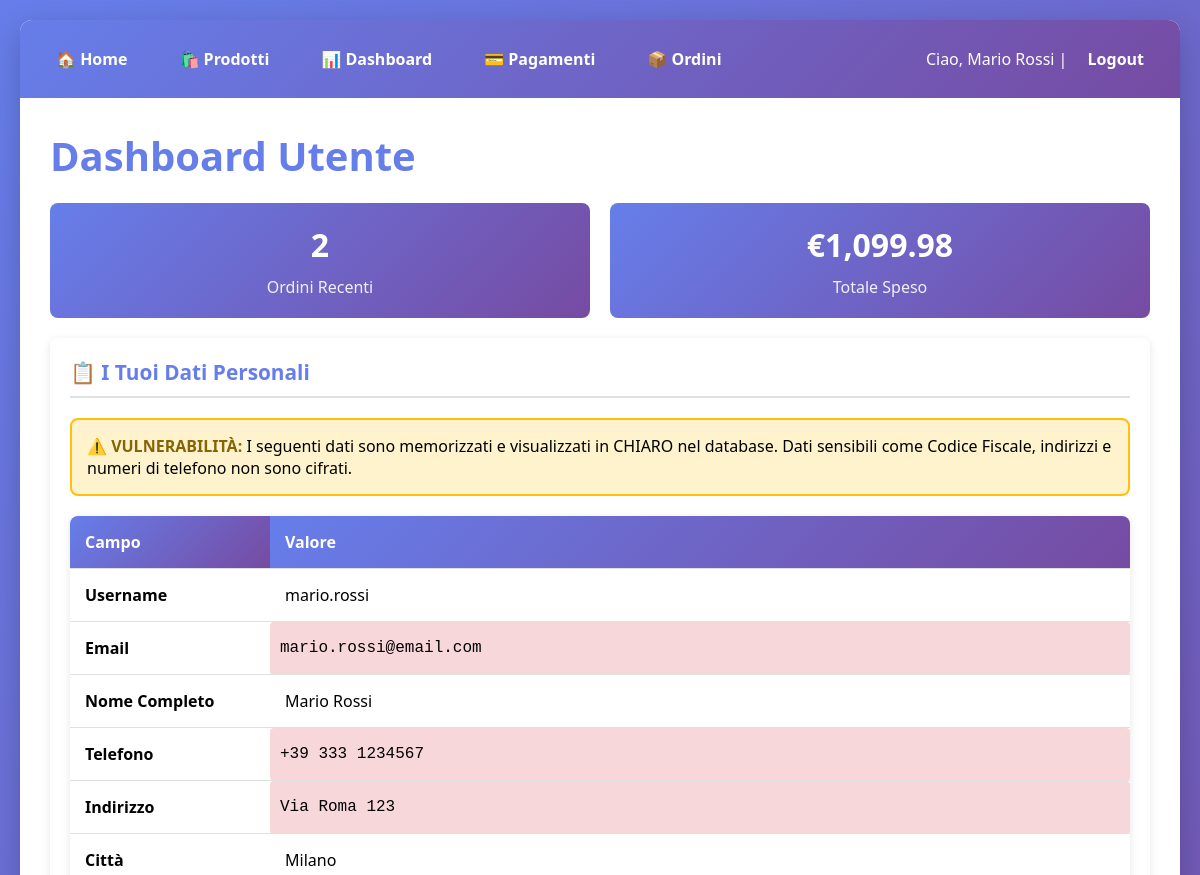
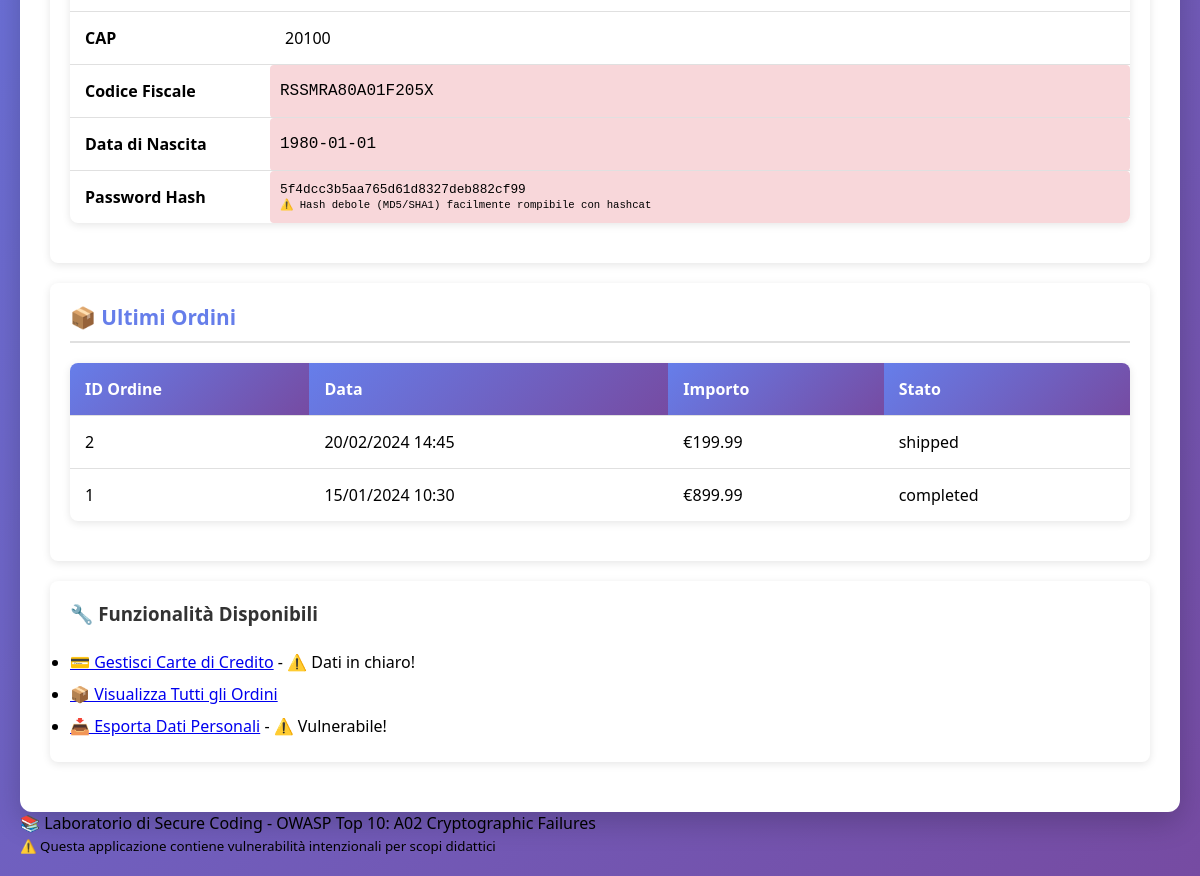
/dashboard.php (signed in), run on the app's committed database (2 pictures, top to bottom).
### tables this page shows
CREATE TABLE users (
    id INT AUTO_INCREMENT PRIMARY KEY,
    username VARCHAR(50) UNIQUE NOT NULL,
    password_hash VARCHAR(255) NOT NULL,
    email VARCHAR(100) NOT NULL,
    full_name VARCHAR(100) NOT NULL,
    phone VARCHAR(20),
    address TEXT,
    city VARCHAR(50),
    postal_code VARCHAR(10),
    tax_code VARCHAR(16),   
    date_of_birth DATE,
    registration_date DATETIME DEFAULT CURRENT_TIMESTAMP
);

CREATE TABLE orders (
    id INT AUTO_INCREMENT PRIMARY KEY,
    user_id INT NOT NULL,
    order_date DATETIME DEFAULT CURRENT_TIMESTAMP,
    total_amount DECIMAL(10, 2) NOT NULL,
    status VARCHAR(20) DEFAULT 'pending',
    shipping_address TEXT,
    payment_method VARCHAR(50),
    FOREIGN KEY (user_id) REFERENCES users(id) ON DELETE CASCADE
);

### dashboard.php (the view, shortened to what this page needs)
<?php
require_once 'db_connect.php';
$user_id = $_SESSION['user_id'];
$stmt = $conn->prepare("SELECT * FROM users WHERE id = ?");
$stmt->bind_param("i", $user_id);
$stmt->execute();
$user = $stmt->get_result()->fetch_assoc();
$stmt = $conn->prepare("SELECT * FROM orders WHERE user_id = ? ORDER BY order_date DESC LIMIT 5");
$stmt->bind_param("i", $user_id);
$stmt->execute();
$orders = $stmt->get_result();
require_once 'header.php';
?>
<div class="nav">
    <div class="nav-links">
        <a href="index.php">🏠 Home</a>
        <a href="products.php">🛍️ Prodotti</a>
        <a href="dashboard.php">📊 Dashboard</a>
        <a href="payment.php">💳 Pagamenti</a>
        <a href="view_orders.php">📦 Ordini</a>
    </div>
    <div class="user-info">
        Ciao, <?php echo htmlspecialchars($user['full_name']); ?> |
        <a href="logout.php" style="color: white;">Logout</a>
    </div>
</div>
<h1>Dashboard Utente</h1>
<div class="stats">
    <div class="stat-card">
        <h3><?php echo $orders->num_rows; ?></h3>
        <p>Ordini Recenti</p>
    </div>
    <div class="stat-card">
        <h3>€<?php
            $stmt = $conn->prepare("SELECT SUM(total_amount) as total FROM orders WHERE user_id = ?");
            $stmt->bind_param("i", $user_id);
            $stmt->execute();
            $total = $stmt->get_result()->fetch_assoc()['total'] ?? 0;
            echo number_format($total, 2);
        ?></h3>
        <p>Totale Speso</p>
    </div>
</div>
<div class="card">
    <div class="card-header">📋 I Tuoi Dati Personali</div>
    <div class="vulnerability-warning">
        <strong>⚠️ VULNERABILITÀ:</strong> I seguenti dati sono memorizzati e visualizzati in CHIARO nel database.
        Dati sensibili come Codice Fiscale, indirizzi e numeri di telefono non sono cifrati.
    </div>
    <table>
        <tr>
            <th style="width: 200px;">Campo</th>
            <th>Valore</th>
        </tr>
        <tr>
            <td><strong>Username</strong></td>
            <td><?php echo htmlspecialchars($user['username']); ?></td>
        </tr>
        <tr>
            <td><strong>Email</strong></td>
            <td class="sensitive-data"><?php echo htmlspecialchars($user['email']); ?></td>
        </tr>
        <tr>
            <td><strong>Nome Completo</strong></td>
            <td><?php echo htmlspecialchars($user['full_name']); ?></td>
        </tr>
        <tr>
            <td><strong>Telefono</strong></td>
            <td class="sensitive-data"><?php echo htmlspecialchars($user['phone'] ?? 'Non fornito'); ?></td>
        </tr>
        <tr>
            <td><strong>Indirizzo</strong></td>
            <td class="sensitive-data"><?php echo htmlspecialchars($user['address'] ?? 'Non fornito'); ?></td>
        </tr>
        <tr>
            <td><strong>Città</strong></td>
            <td><?php echo htmlspecialchars($user['city'] ?? 'Non fornita'); ?></td>
        </tr>
        <tr>
            <td><strong>CAP</strong></td>
            <td><?php echo htmlspecialchars($user['postal_code'] ?? 'Non fornito'); ?></td>
        </tr>
        <tr>
            <td><strong>Codice Fiscale</strong></td>
            <td class="sensitive-data"><?php echo htmlspecialchars($user['tax_code'] ?? 'Non fornito'); ?></td>
        </tr>
        <tr>
            <td><strong>Data di Nascita</strong></td>
            <td class="sensitive-data"><?php echo htmlspecialchars($user['date_of_birth'] ?? 'Non fornita'); ?></td>
        </tr>
        <tr>
            <td><strong>Password Hash</strong></td>
            <td class="sensitive-data" style="font-size: 0.8em; word-break: break-all;">
                <?php echo htmlspecialchars($user['password_hash']); ?>
                <br><small>⚠️ Hash debole (MD5/SHA1) facilmente rompibile con hashcat</small>
            </td>
        </tr>
    </table>
</div>
<div class="card">
    <div class="card-header">📦 Ultimi Ordini</div>
    <?php if ($orders->num_rows > 0): ?>
        <table>
            <thead>
                <tr>
                    <th>ID Ordine</th>
                    <th>Data</th>
                    <th>Importo</th>
                    <th>Stato</th>
                </tr>
            </thead>
            <tbody>
                <?php while ($order = $orders->fetch_assoc()): ?>
                    <tr>
                        <td><?php echo $order['id']; ?></td>
                        <td><?php echo date('d/m/Y H:i', strtotime($order['order_date'])); ?></td>
                        <td>€<?php echo number_format($order['total_amount'], 2); ?></td>
                        <td><?php echo htmlspecialchars($order['status']); ?></td>
                    </tr>
                <?php endwhile; ?>
            </tbody>
        </table>
    <?php else: ?>
        <p>Nessun ordine trovato.</p>
    <?php endif; ?>
</div>
<div class="card">
    <h3>🔧 Funzionalità Disponibili</h3>
    <ul style="line-height: 2;">
        <li><a href="payment.php">💳 Gestisci Carte di Credito</a> - ⚠️ Dati in chiaro!</li>
        <li><a href="view_orders.php">📦 Visualizza Tutti gli Ordini</a></li>
        <li><a href="export_data.php">📥 Esporta Dati Personali</a> - ⚠️ Vulnerabile!</li>
    </ul>
</div>
<?php
require_once 'footer.php';
?>

### style.css (style rules this page uses)
* { margin: 0; padding: 0; box-sizing: border-box; }
body { font-family: 'Segoe UI', Tahoma, Geneva, Verdana, sans-serif; background: linear-gradient(135deg, #667eea 0%, #764ba2 100%); min-height: 100vh; padding: 20px; }
h1, h2, h3 { color: #333; margin-bottom: 20px; }
h1 { font-size: 2.5em; color: #667eea; }
.nav { background: linear-gradient(135deg, #667eea 0%, #764ba2 100%); padding: 20px; margin: -30px -30px 30px -30px; border-radius: 12px 12px 0 0; display: flex; align-items: center; justify-content: space-between; flex-wrap: wrap; }
.nav-links { display: flex; gap: 20px; flex-wrap: wrap; }
.nav a { color: white; text-decoration: none; font-weight: 600; padding: 8px 16px; border-radius: 6px; transition: background 0.3s; }
.user-info { color: white; font-weight: 500; }
table { width: 100%; border-collapse: collapse; margin: 20px 0; background: white; box-shadow: 0 2px 8px rgba(0,0,0,0.1); border-radius: 8px; overflow: hidden; }
table th, table td { padding: 15px; text-align: left; border-bottom: 1px solid #e0e0e0; }
table th { background: linear-gradient(135deg, #667eea 0%, #764ba2 100%); color: white; font-weight: 600; }
table tr:last-child td { border-bottom: none; }
.card { background: white; border-radius: 8px; padding: 20px; margin: 20px 0; box-shadow: 0 2px 8px rgba(0,0,0,0.1); }
.card-header { font-size: 1.3em; font-weight: 600; margin-bottom: 15px; color: #667eea; border-bottom: 2px solid #e0e0e0; padding-bottom: 10px; }
.vulnerability-warning { background: #fff3cd; border: 2px solid #ffc107; border-radius: 8px; padding: 15px; margin: 20px 0; }
.vulnerability-warning strong { color: #856404; }
.sensitive-data { background: #f8d7da; padding: 10px; border-radius: 4px; font-family: 'Courier New', monospace; margin: 10px 0; }
.stats { display: flex; gap: 20px; margin: 20px 0; flex-wrap: wrap; }
.stat-card { flex: 1; min-width: 200px; background: linear-gradient(135deg, #667eea 0%, #764ba2 100%); color: white; padding: 20px; border-radius: 8px; text-align: center; }
.stat-card h3 { color: white; margin: 0; font-size: 2em; }
.stat-card p { margin-top: 10px; opacity: 0.9; }

### data on the page
users: full_name "Mario Rossi", username "mario.rossi", email "mario.rossi@email.com", phone "+39 333 1234567", address "Via Roma 123", city "Milano", postal_code "20100", tax_code "RSSMRA80A01F205X", date_of_birth "1980-01-01", password_hash "5f4dcc3b5aa765d61d8327deb882cf99"
orders: id "2", order_date "20/02/2024 14:45", total_amount "199.99", status "shipped"
orders: id "1", order_date "15/01/2024 10:30", total_amount "899.99", status "completed"

### other printed values
$orders->num_rows "2"
$total "1,099.98"
